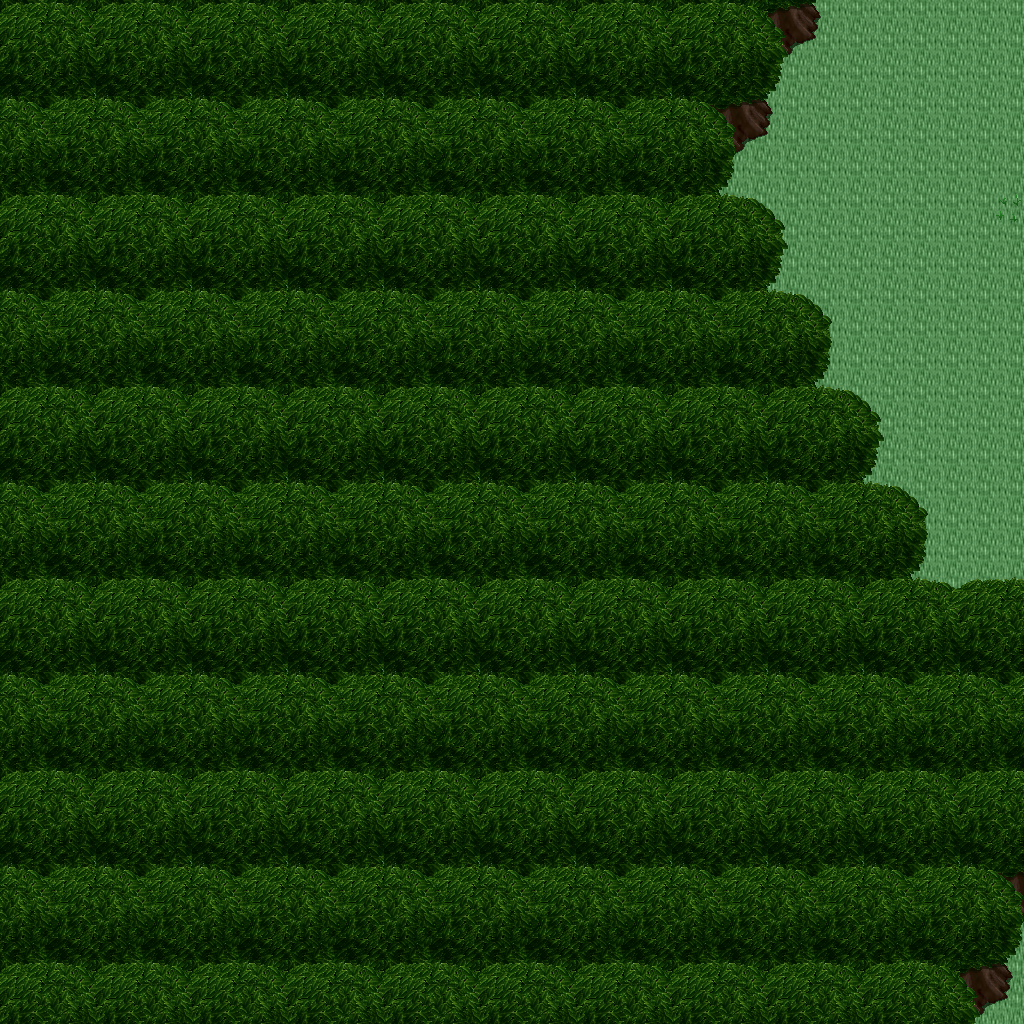

The image is a tile-based game level rendered from a .tmx file. Its description and source (layers, tilesets, objects; grid data summarised) follow:
An orthogonal 32x32 tile map with 32x32 px tiles, 5 tile layers (Ground, Objects, Objects2, Above, ...), 1 hidden layer not drawn, 23 tilesets.

<map version="1.10" tiledversion="1.11.0" orientation="orthogonal" renderorder="right-down" width="32" height="32" tilewidth="32" tileheight="32" infinite="0" nextlayerid="11" nextobjectid="1">
 <tileset firstgid="1" name="ground_ground" tilewidth="32" tileheight="32" tilecount="33" columns="3">
  <image source="../drawable/ground_ground.png" width="96" height="352" />
 </tileset>
 <tileset firstgid="34" name="ground_rock_pebbles" tilewidth="32" tileheight="32" tilecount="3" columns="1">
  <image source="../drawable/ground_rock_pebbles.png" width="32" height="96" />
 </tileset>
 <tileset firstgid="37" name="ground_grass_edges" tilewidth="32" tileheight="32" tilecount="36" columns="12">
  <image source="../drawable/ground_grass_edges.png" width="384" height="96" />
 </tileset>
 <tileset firstgid="73" name="ground_grass_corners" tilewidth="32" tileheight="32" tilecount="24" columns="6">
  <image source="../drawable/ground_grass_corners.png" width="192" height="128" />
 </tileset>
 <tileset firstgid="97" name="plant_tree_tree_darkgreen" tilewidth="32" tileheight="32" tilecount="88" columns="8">
  <image source="../drawable/plant_tree_tree_darkgreen.png" width="256" height="352" />
 </tileset>
 <tileset firstgid="185" name="plant_grasses" tilewidth="32" tileheight="32" tilecount="6" columns="3">
  <image source="../drawable/plant_grasses.png" width="96" height="64" />
 </tileset>
 <tileset firstgid="191" name="plant_bush_bushes" tilewidth="32" tileheight="32" tilecount="10" columns="5">
  <image source="../drawable/plant_bush_bushes.png" width="160" height="64" />
 </tileset>
 <tileset firstgid="201" name="plant_tree_tree_green" tilewidth="32" tileheight="32" tilecount="88" columns="8">
  <image source="../drawable/plant_tree_tree_green.png" width="256" height="352" />
 </tileset>
 <tileset firstgid="289" name="plant_flower_daisy_white" tilewidth="32" tileheight="32" tilecount="8" columns="2">
  <image source="../drawable/plant_flower_daisy_white.png" width="64" height="128" />
 </tileset>
 <tileset firstgid="297" name="object_well" tilewidth="32" tileheight="32" tilecount="4" columns="2">
  <image source="../drawable/object_well.png" width="64" height="64" />
 </tileset>
 <tileset firstgid="301" name="item_corpse_huge_animal" tilewidth="32" tileheight="32" tilecount="16" columns="2">
  <image source="../drawable/item_corpse_huge_animal.png" width="64" height="256" />
 </tileset>
 <tileset firstgid="317" name="item_corpse_skull_pale" tilewidth="32" tileheight="32" tilecount="2" columns="2">
  <image source="../drawable/item_corpse_skull_pale.png" width="64" height="32" />
 </tileset>
 <tileset firstgid="319" name="item_statue_grey_stone" tilewidth="32" tileheight="32" tilecount="4" columns="2">
  <image source="../drawable/item_statue_grey_stone.png" width="64" height="64" />
 </tileset>
 <tileset firstgid="323" name="logic_creature_animal" tilewidth="32" tileheight="32" tilecount="32" columns="8">
  <image source="../drawable/logic_creature_animal.png" width="256" height="128" />
 </tileset>
 <tileset firstgid="355" name="logic_item_resources" tilewidth="32" tileheight="32" tilecount="6" columns="6">
  <image source="../drawable/logic_item_resources.png" width="192" height="32" />
 </tileset>
 <tileset firstgid="361" name="logic_creature_rodent" tilewidth="32" tileheight="32" tilecount="8" columns="8">
  <image source="../drawable/logic_creature_rodent.png" width="256" height="32" />
 </tileset>
 <tileset firstgid="369" name="logic_item_sheepfood" tilewidth="32" tileheight="32" tilecount="1" columns="1">
  <image source="../drawable/logic_item_sheepfood.png" width="32" height="32" />
 </tileset>
 <tileset firstgid="370" name="logic_item_sign" tilewidth="32" tileheight="32" tilecount="1" columns="1">
  <image source="../drawable/logic_item_sign.png" width="32" height="32" />
 </tileset>
 <tileset firstgid="371" name="logic_item_mushroom" tilewidth="32" tileheight="32" tilecount="6" columns="6">
  <image source="../drawable/logic_item_mushroom.png" width="192" height="32" />
 </tileset>
 <tileset firstgid="377" name="logic_collision" tilewidth="32" tileheight="32" tilecount="1" columns="1">
  <image source="../drawable/logic_collision.png" width="32" height="32" />
 </tileset>
 <tileset firstgid="378" name="logic_protection" tilewidth="32" tileheight="32" tilecount="2" columns="2">
  <image source="../drawable/logic_protection.png" width="64" height="32" />
 </tileset>
 <tileset firstgid="380" name="ground_grass_2" tilewidth="32" tileheight="32" tilecount="21" columns="3">
  <image source="../drawable/ground_grass_2.png" width="96" height="224" />
 </tileset>
 <tileset firstgid="401" name="ground_green_paving" tilewidth="32" tileheight="32" tilecount="18" columns="3">
  <image source="../drawable/ground_green_paving.png" width="96" height="192" />
 </tileset>
 <layer id="1" name="Ground" width="32" height="32">
  <data>[1024 cells, 1024 non-empty, 1 distinct tile ids]</data>
 </layer>
 <layer id="2" name="Objects" width="32" height="32">
  <data>[1024 cells, 0 non-empty, 0 distinct tile ids]</data>
 </layer>
 <layer id="3" name="Objects2" width="32" height="32">
  <data>[1024 cells, 17 non-empty, 11 distinct tile ids]</data>
 </layer>
 <layer id="4" name="Above" width="32" height="32">
  <data>[1024 cells, 914 non-empty, 37 distinct tile ids]</data>
 </layer>
 <layer id="5" name="Above2" width="32" height="32">
  <data>[1024 cells, 4 non-empty, 2 distinct tile ids]</data>
 </layer>
 <layer id="6" name="Walkable" width="32" height="32" visible="0">
  <data>[1024 cells, 895 non-empty, 1 distinct tile ids]</data>
 </layer>
 <objectgroup id="7" name="Mapevents" />
 <objectgroup id="8" name="Spawn" />
 <objectgroup id="9" name="Keys" />
 <objectgroup id="10" name="Replace" />
</map>
